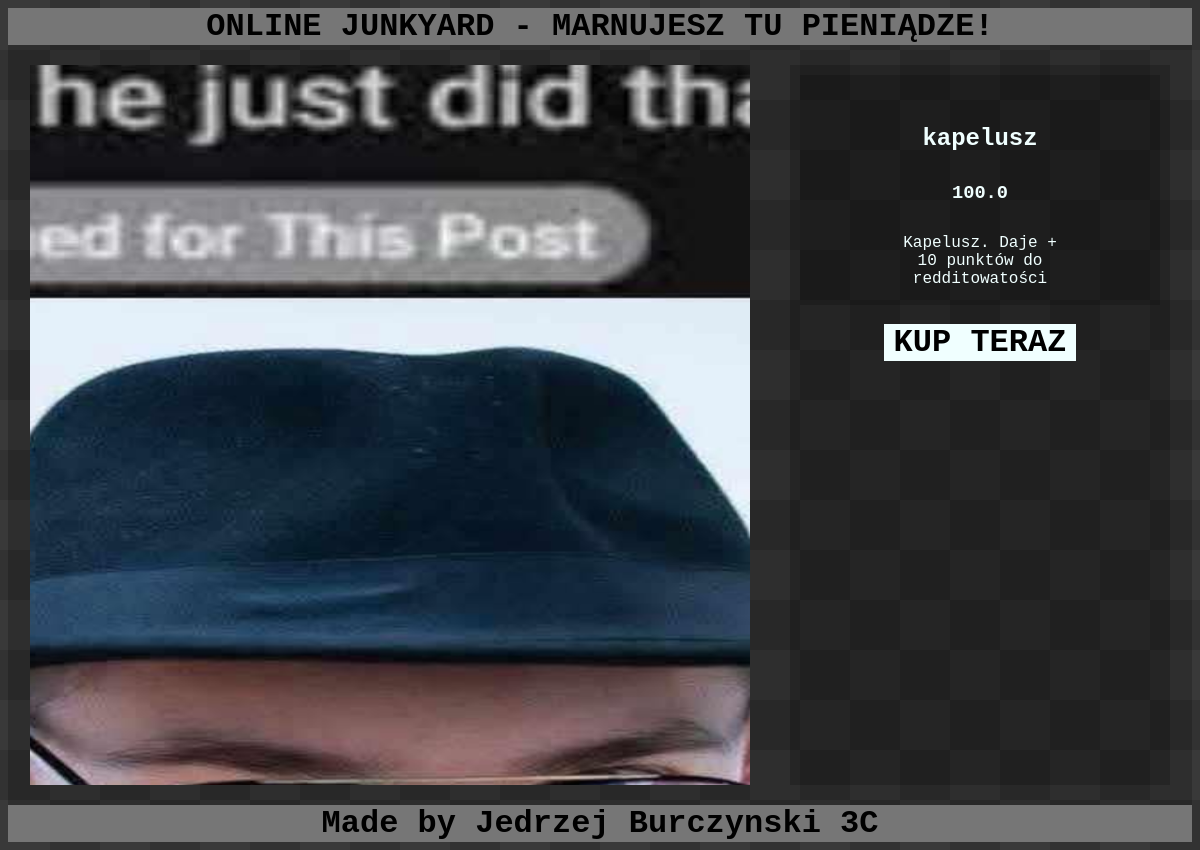
Before: /products/kapelusz/ with the older database file.
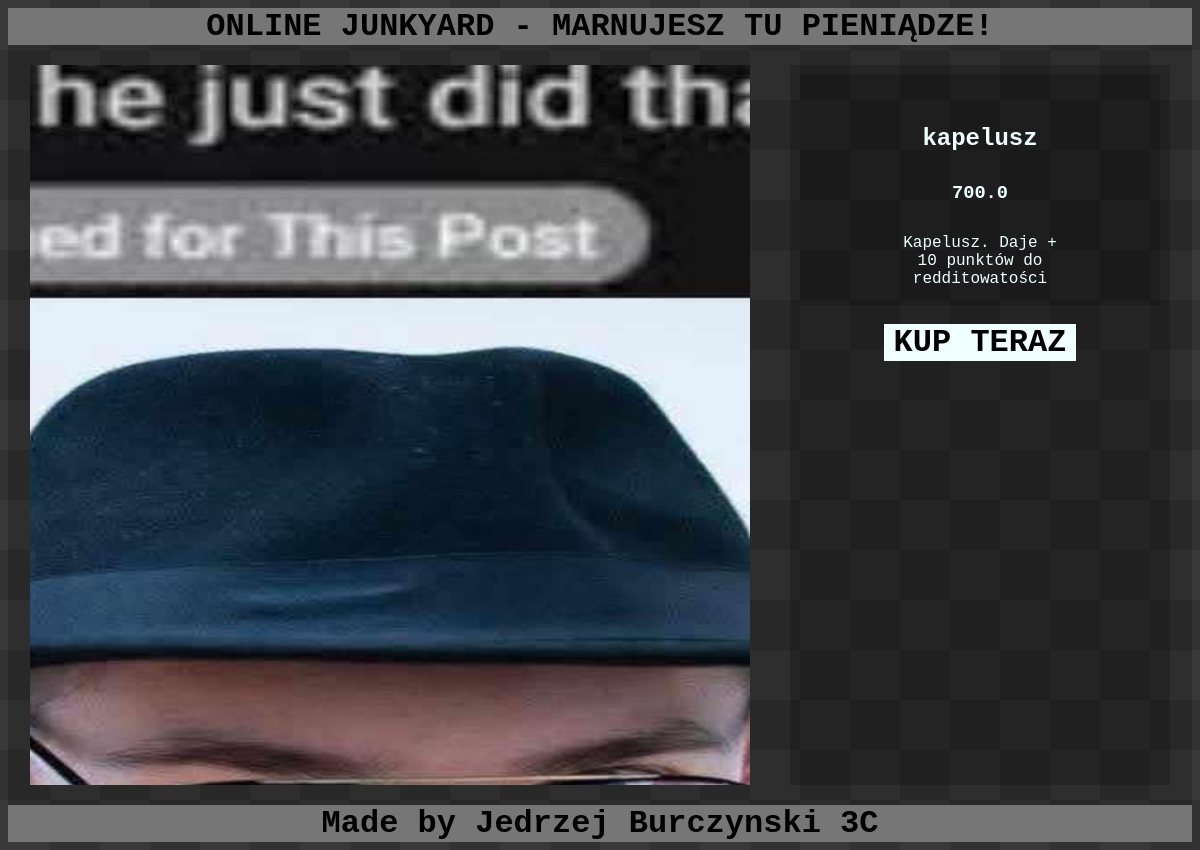
After: the same page with the newer database file.
### junkyard_app/models.py (models this page shows)
class product(models.Model):
  name = models.CharField(max_length=400)
  description = models.CharField(max_length=1000)
  image_url = models.CharField(max_length=300)
  link = models.CharField(max_length=200)
  price = models.FloatField(max_length=200)

### junkyard_app/views.py (the view)
# urls.py: path('products/<str:name_url>/', views.product_page, name="product"),
def product_page(request, name_url):
  content = {
    "x": product.objects.get(link = name_url)
  }
  return render(request, 'product.html', context=content)

### junkyard_app/templates/product.html (shortened to what this page needs)
{% load static %}
<!DOCTYPE html>
<html lang="pl">
<head>
</head>
<body>
    <header><h1>ONLINE JUNKYARD - MARNUJESZ TU PIENIĄDZE!</h1></header>
    <main>
        <img class="productimg" src="{% static x.image_url %}">
        <div id="details">
            <div id="buyBG">
                <h2>{{x.name}}</h2>
                <h3>{{x.price}}</h3>
                <p>{{x.description}}</p>
                <div id="linkdiv">
                    <a href="/buyproduct/{{x.link}}/">KUP TERAZ</a>
                </div>
            </div>
            <br>
        </div>
    </main>
    <footer><h1>Made by Jedrzej Burczynski 3C</h1></footer>
</body>
</html>

### junkyard_app/templates/product.html (style rules this page uses)
body { font-family:'Courier New'; background: url("/static/BG.png"); padding: 0; }
footer, header { margin: 0; width: 100%; text-align: center; background-color: rgb(118, 118, 118) }
main { display: flex; background-color: rgba(0,0,0,0.2); margin:0; flex-wrap: wrap; justify-content: center; }
.productimg { width: 60vw; height: 60vw; object-fit: cover; margin: 20px; }
p, h2, h3 { width: 50%; margin: auto; margin: auto; text-align: center; margin-top: 30px; color: azure; }
h1 { margin: 0; }
#details { margin: 20px; background-color: rgba(0,0,0,0.2); width:30vw; padding: 10px; }
#linkdiv { text-align: center; margin-top: 10%; font-size: 2rem; font-weight: 600; margin-bottom: 20%; }
a { background-color: azure; padding-left: 10px; padding-right: 10px; color: black; display: inline-block; text-decoration: none; text-align: center; }
#buyBG { padding-top: 20px; height: 30%; background-color: rgba(0,0,0,0.2); }

Changed rows visible on the page:
changed product "kapelusz": price "100.0" → "700.0"
